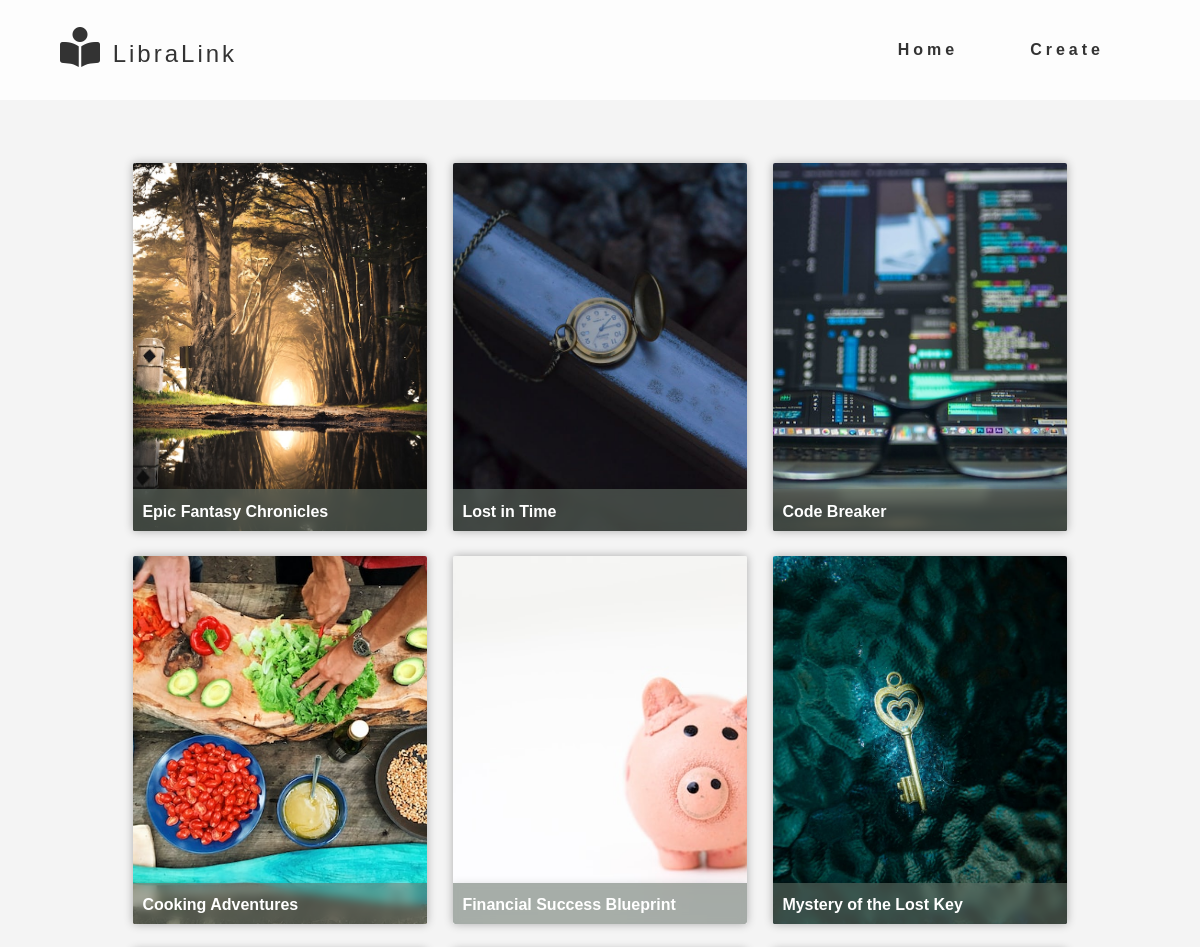
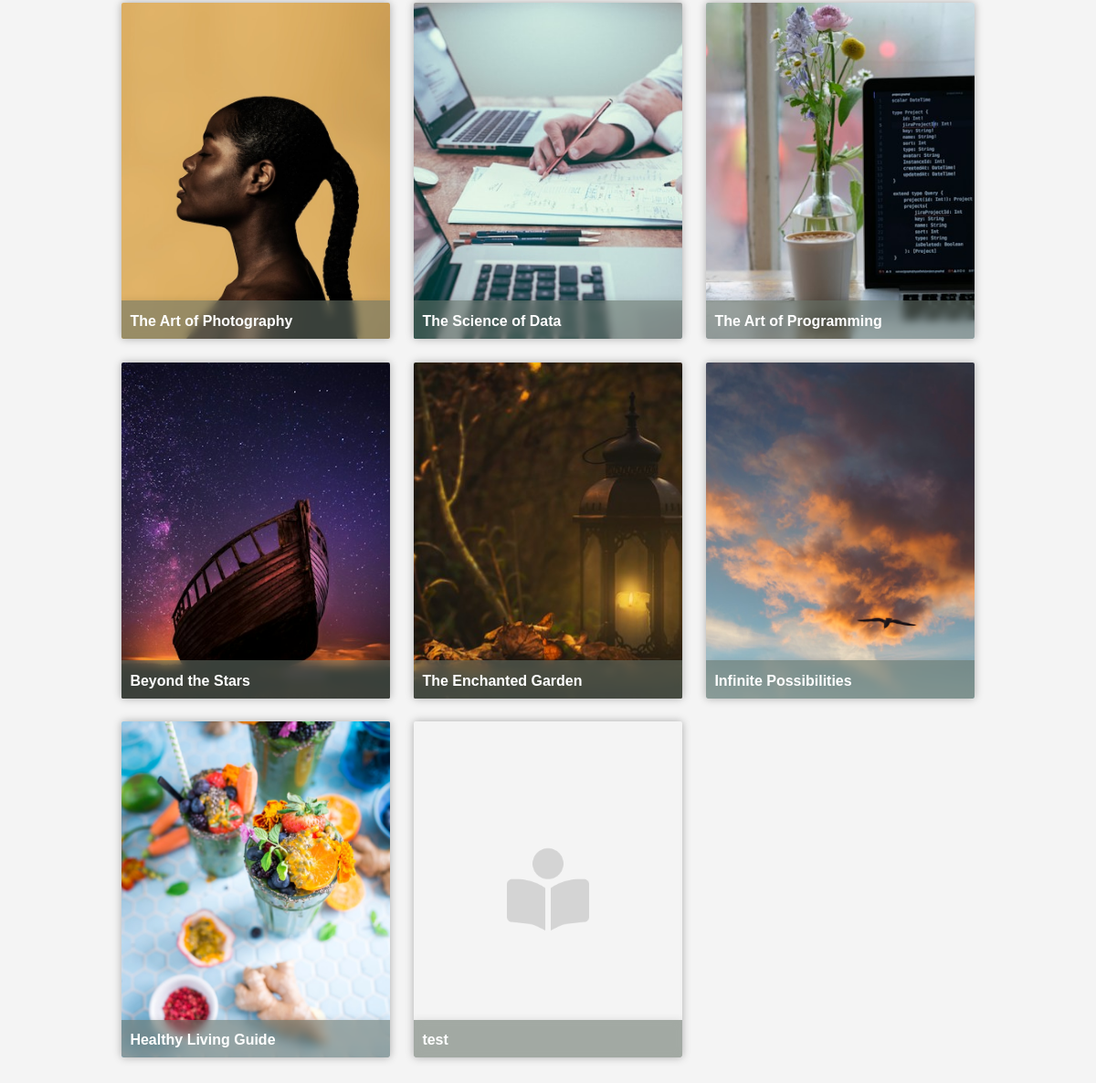
The page / on the database its author committed (2 pictures, top to bottom).
### tables this page shows
CREATE TABLE `library` (
  `ISBN` bigint(20) NOT NULL,
  `title` varchar(50) NOT NULL,
  `image` varchar(255) DEFAULT NULL,
  `short_description` varchar(255) DEFAULT NULL,
  `type` varchar(50) DEFAULT NULL,
  `author_first_name` varchar(50) DEFAULT NULL,
  `author_last_name` varchar(50) DEFAULT NULL,
  `publisher_name` varchar(50) DEFAULT NULL,
  `publisher_address` varchar(50) DEFAULT NULL,
  `publish_date` date NOT NULL
);

### index.php (the view, shortened to what this page needs)
<?php
require_once "components/db_connection.php";
require_once "components/navbar.php";
$sql = "SELECT * FROM `library`";
$result = mysqli_query($connect, $sql);
$cards = "";
if (mysqli_num_rows($result) > 0) {
  while ($row = mysqli_fetch_assoc($result)) {
    $cards .= "
    <div class='m-03'>
      <div class='card'>
          <img src='images/$row[image]' alt=''>
          <div class='details'>
              <label>$row[title]</label>
              <p>$row[author_first_name] $row[author_last_name]</p>
              <p class='card-text fs-6'>Publisher: <a class='pub-link' href='publisher.php?publisher_name=" . urlencode($row['publisher_name']) . "'>$row[publisher_name]</a></p>
              <a href='details.php?ISBN=$row[ISBN]' class='btn btn-primary'>Details</a>
              <a href='update.php?ISBN=$row[ISBN]' class='btn btn-secondary'>Edit</a>
              <a href='delete.php?ISBN=$row[ISBN]' class='btn btn-tertiary'>Delete</a>
          </div>
      </div>
    </div>
    ";
  }
} else {
  $cards = "<p>No data found ¯\_(ツ)_/¯</p>";
}
?>
<!DOCTYPE html>
<html lang="en">
<head>
  <link rel="stylesheet" href="style/style.css">
</head>
<body>
  <?= $navbar ?>
  <div class="container pt-120">
    <div class="grid-container">
      <?= $cards ?>
    </div>
  </div>
</body>
</html>

### components/navbar.php
<?php
$navbar = "
  <nav>
    <input id='nav-toggle' type='checkbox' />
    <div class='logo'>
      <a href='index.php'><i class='fa-solid fa-book-open-reader'></i> LibraLink</a>
    </div>
    <ul class='links'>
      <li><a href='index.php'>Home</a></li>
      <li><a href='create.php'>Create</a></li>
    </ul>
    <label for='nav-toggle' class='icon-burger'>
      <div class='line'></div>
      <div class='line'></div>
      <div class='line'></div>
    </label>
  </nav>
";

### style/style.css (style rules this page uses)
nav { position: fixed; z-index: 10; left: 0; right: 0; top: 0; display: flex; justify-content: space-between; align-items: center; font-family: Arial, Helvetica, sans-serif; padding: 0 5%; height: 100px; background-color: rgba(255, 255, 255, 0.8); }
nav .logo { width: 40%; height: 100%; display: flex; align-items: center; font-size: 24px; color: #333; letter-spacing: 3px; gap: 10px; }
nav .logo a { text-decoration: none; color: #333; }
nav .logo a i { font-size: 2.5rem; }
nav .links { padding: 0; height: 100%; display: flex; justify-content: space-around; align-items: center; }
nav .links li { list-style: none; }
nav .links li a { display: block; padding: 0.6rem 1rem; margin: 0.5rem 20px; font-size: 16px; font-weight: bold; color: #333; text-decoration: none; letter-spacing: 4px; position: relative; }
nav .links li a:after { content: ""; position: absolute; background-color: #333; height: 2px; width: 0; left: 0; bottom: 1px; transition: 0.3s; }
.pt-120 { padding-top: 120px; }
* { box-sizing: border-box; margin: 0; padding: 0; }
body { font-family: Arial, Helvetica, sans-serif; line-height: 1.6; background: #f4f4f4; color: #333; }
a { color: #333; text-decoration: none; }
.container { width: clamp(500px, 80%, 1200px); margin: 30px auto; }
.grid-container { display: grid; grid-template-columns: repeat(auto-fit, minmax(280px, 1fr)); }
.m-03 { margin: 0.3rem; }
.card { aspect-ratio: 4/5; box-shadow: 0 0 10px 0 rgba(0, 0, 0, 0.3); position: relative; margin: 0.5rem; overflow: hidden; border-radius: 2px; transition: transform 0.3s ease-in-out, box-shadow 0.3s ease-in-out; }
.card > img { width: 100%; height: 100%; -o-object-fit: cover; object-fit: cover; transition: transform 0.3s ease-in-out; }
.details > label { font-weight: bold; }
.details { color: white; box-shadow: 0 3px 10px rgba(0, 0, 0, 0.2); width: 100%; background: rgba(101, 113, 102, 0.568627451); -webkit-backdrop-filter: blur(5px); backdrop-filter: blur(5px); position: absolute; bottom: 0; height: 2.6em; transition: height 0.3s ease-in-out; padding: 0.6em; overflow: hidden; }

### rows shown on the page
library: image (picture), title "Epic Fantasy Chronicles"
library: image (picture), title "Lost in Time"
library: image (picture), title "Code Breaker"
library: image (picture), title "Cooking Adventures"
library: image (picture), title "Financial Success Blueprint"
library: image (picture), title "Mystery of the Lost Key"
library: image (picture), title "The Art of Photography"
library: image (picture), title "The Science of Data"
library: image (picture), title "The Art of Programming"
library: image (picture), title "Beyond the Stars"
library: image (picture), title "The Enchanted Garden"
library: image (picture), title "Infinite Possibilities"
library: image (picture), title "Healthy Living Guide"
library: image (picture), title "test"
